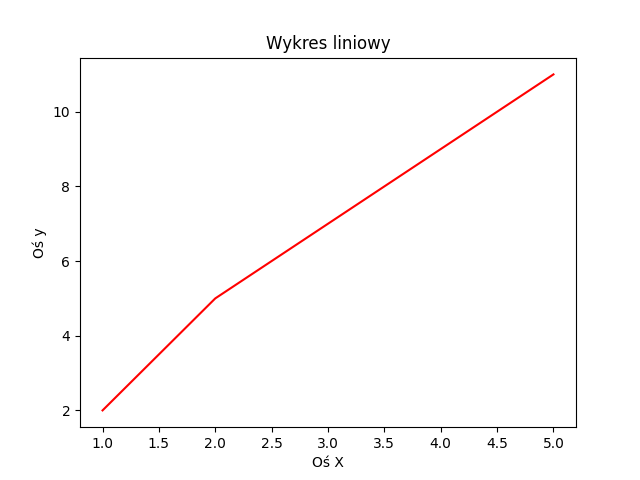

Python code for this plot:
import matplotlib.pyplot as plt

# pip install matplotlib

x = [1, 2, 3, 4, 5]
y = [2, 5, 7, 9, 11]

plt.plot(x, y, color="red")
plt.title("Wykres liniowy")
plt.xlabel("Oś X")
plt.ylabel("Oś y")

plt.savefig('wykres.png')
plt.show()
